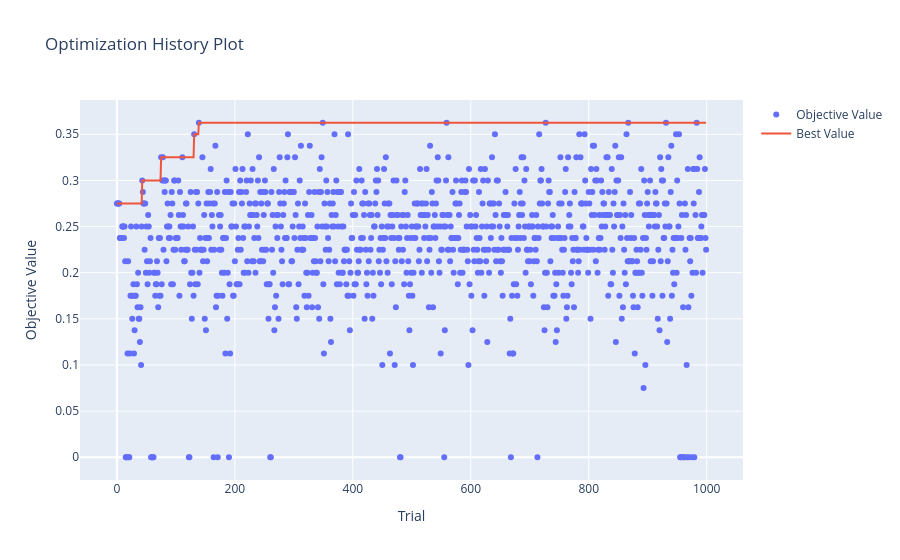

Notebook cell for this chart:
### Code cell
# 1. Plot optimization history
fig_hist = plot_optimization_history(study)
fig_hist.show()

### Figure 1 — Plotly figure (JSON) as saved in the notebook; plotly's stock layout.template omitted (floating-point values rounded to 4 significant figures; data arrays with more than 128 entries replaced by an {"elided": "..."} marker saying what was removed)
{"data": [{"mode": "markers", "name": "Objective Value", "type": "scatter", "x": {"elided": "1000 int values"}, "y": {"elided": "1000 float values"}}, {"mode": "lines", "name": "Best Value", "type": "scatter", "x": {"elided": "1000 int values"}, "y": {"elided": "1000 float values"}}, {"marker": {"color": "#cccccc"}, "mode": "markers", "name": "Infeasible Trial", "showlegend": false, "type": "scatter", "x": [], "y": []}], "layout": {"title": {"text": "Optimization History Plot"}, "xaxis": {"title": {"text": "Trial"}}, "yaxis": {"title": {"text": "Objective Value"}}}}
